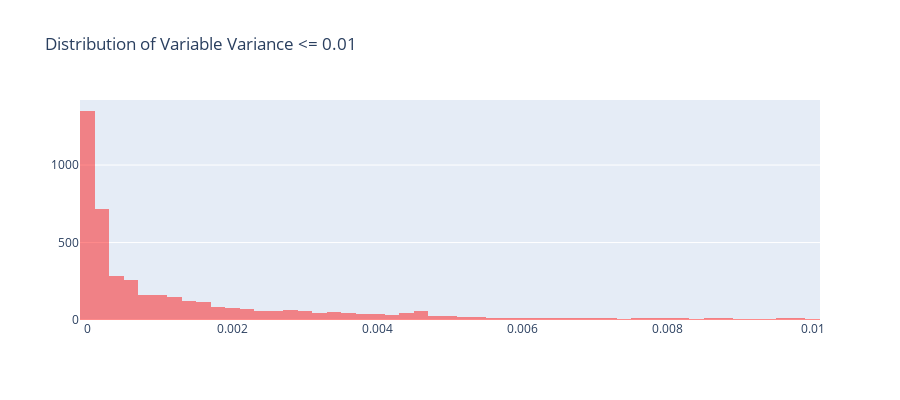
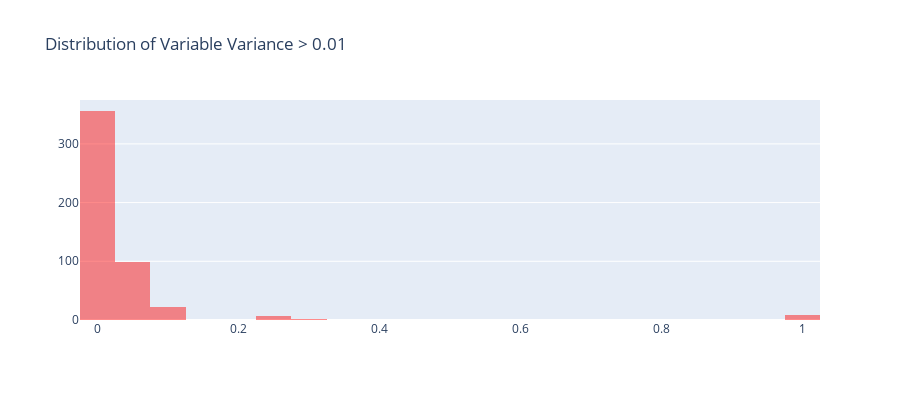

The cell these charts' notebook holds for them, in order:
### Code cell
trace1 = go.Histogram(x=feature_df[feature_df['column_var'] <= 0.01]['column_var'], opacity=0.45, marker=dict(color="red"))
layout = dict(height=400, title='Distribution of Variable Variance <= 0.01', legend=dict(orientation="h"));
fig = go.Figure(data=[trace1], layout=layout);
iplot(fig);

trace1 = go.Histogram(x=feature_df[feature_df['column_var'] > 0.01]['column_var'], opacity=0.45, marker=dict(color="red"))
layout = dict(height=400, title='Distribution of Variable Variance > 0.01', legend=dict(orientation="h"));
fig = go.Figure(data=[trace1], layout=layout);
iplot(fig);

### Figure 1 — Plotly figure (JSON) as saved in the notebook; plotly's stock layout.template omitted (floating-point values rounded to 4 significant figures; data arrays with more than 128 entries replaced by an {"elided": "..."} marker saying what was removed)
{"data": [{"marker": {"color": "red"}, "opacity": 0.45, "x": {"elided": "4497 float values"}, "type": "histogram"}], "layout": {"height": 400, "legend": {"orientation": "h"}, "title": {"text": "Distribution of Variable Variance <= 0.01"}}}

### Figure 2 — Plotly figure (JSON) as saved in the notebook; plotly's stock layout.template omitted (floating-point values rounded to 4 significant figures; data arrays with more than 128 entries replaced by an {"elided": "..."} marker saying what was removed)
{"data": [{"marker": {"color": "red"}, "opacity": 0.45, "x": {"elided": "494 float values"}, "type": "histogram"}], "layout": {"height": 400, "legend": {"orientation": "h"}, "title": {"text": "Distribution of Variable Variance > 0.01"}}}
